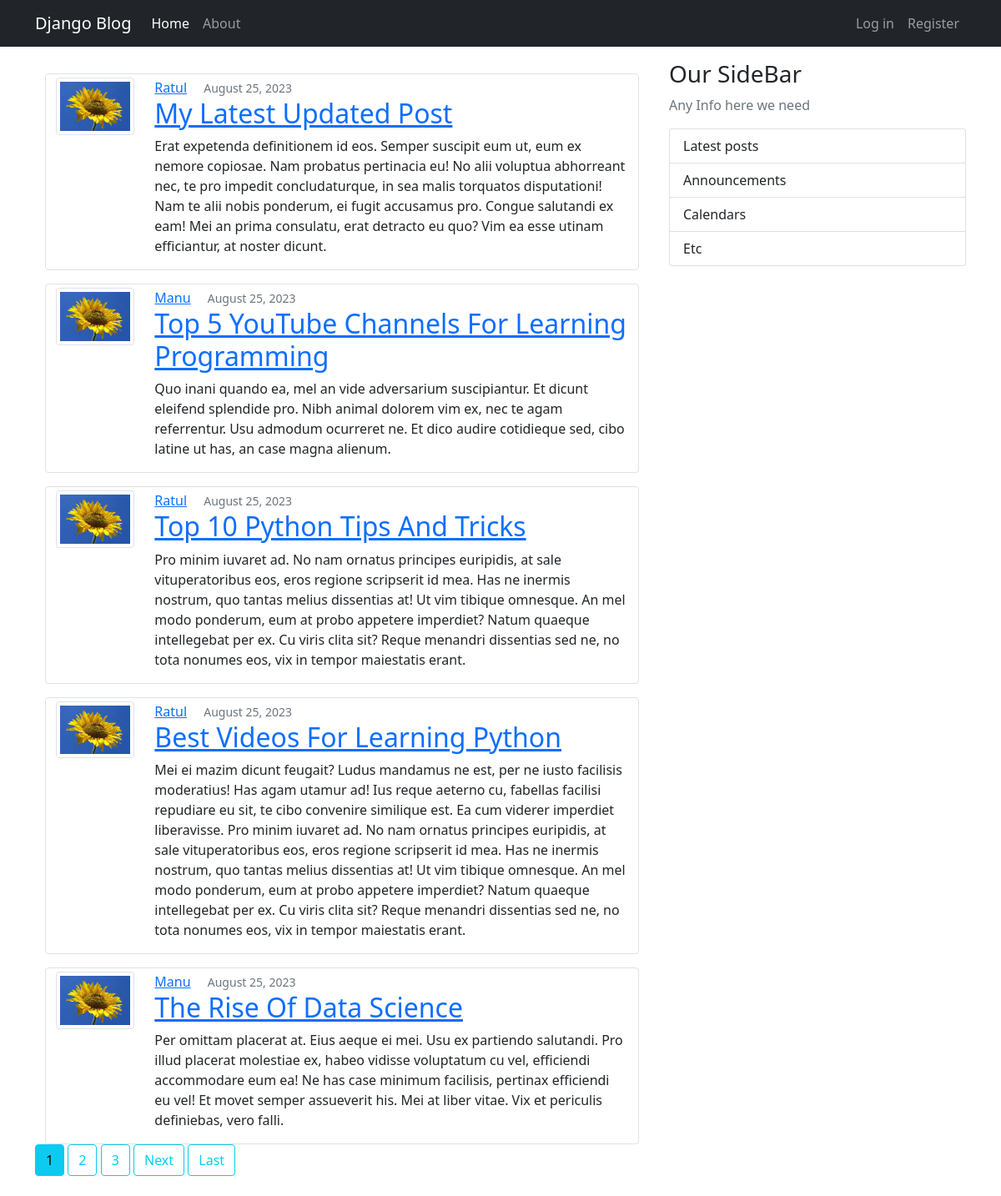
/, run on an earlier commit of the app's database.
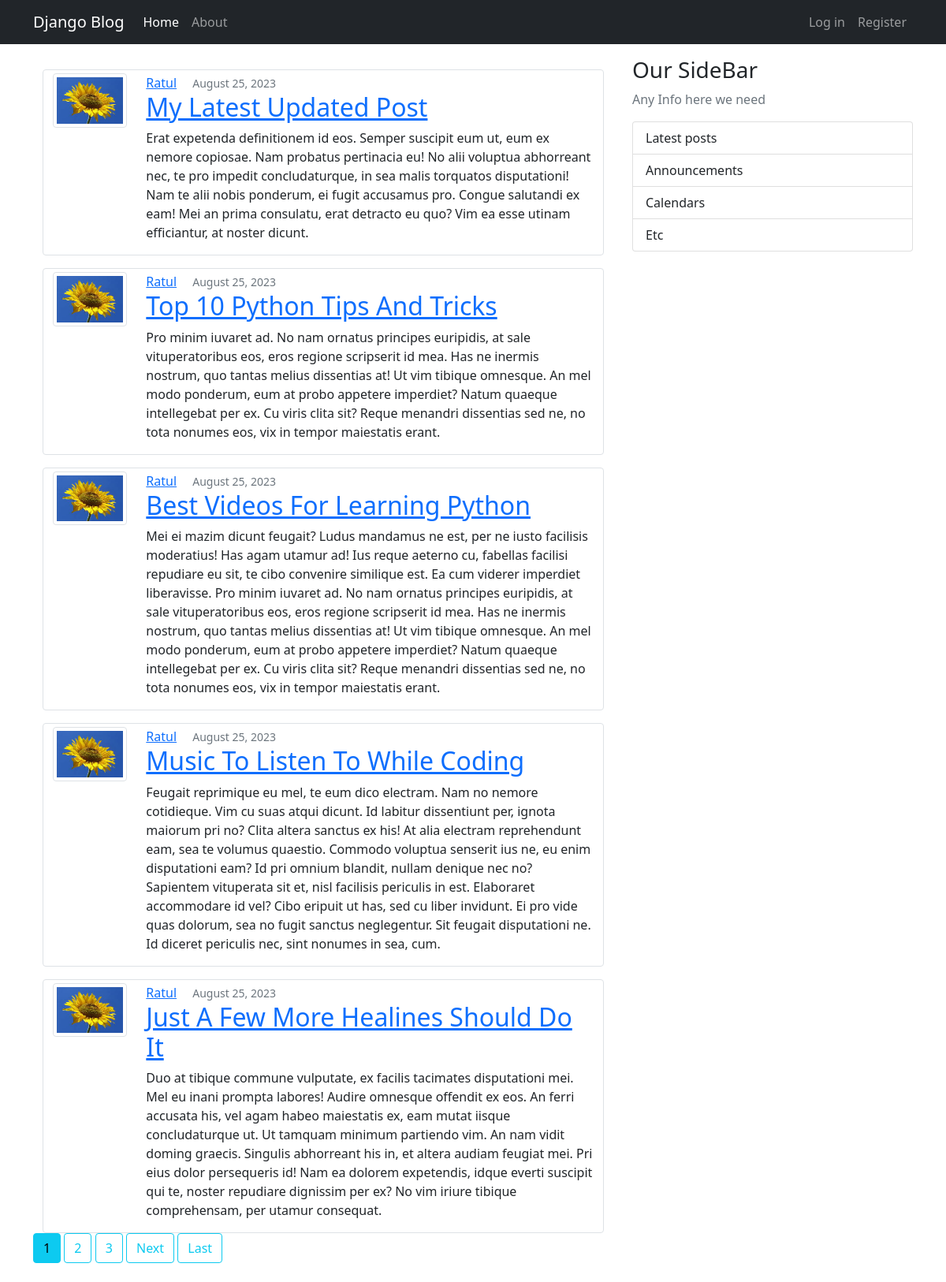
And on a later commit of the database.
### blog/models.py (models this page shows, shortened)
class Post(models.Model):
    title = models.CharField(max_length=100, default="empty content")
    content = models.TextField(default="empty content")
    date_posted = models.DateTimeField(default=timezone.now)
    author = models.ForeignKey(User, on_delete=models.CASCADE)

### users/models.py (models this page shows, shortened)
class Profile(models.Model):
    user = models.OneToOneField(User, on_delete=models.CASCADE)
    image = models.ImageField(default="default.jpg", upload_to='profile_pics')

### blog/views.py (the view)
# urls.py: path('', PostListView.as_view(), name='blog-home'),
class PostListView(ListView):
    model = Post
    context_object_name = 'posts'
    template_name = 'blog/home.html'  # <app>/<model>_<viewtype>.html
    ordering = ['-date_posted']
    paginate_by = 5

### blog/templates/blog/home.html (shortened to what this page needs)
{% extends "blog/base.html" %}
{% block content %}
    {% for post in posts %}
         <article class="media content-section">
         <div class="container">
          <div class="row border mt-3 rounded">
            <div class="col col-lg-2 mt-1">
                <img src="{{ post.author.profile.image.url }}" class="img-thumbnail">
            </div>
            <div class="col col-lg-10 mt-1">
                <div class="media-body">
                    <div class="article-metadata">
                    <a class="me-3 text-capitalize" href="{% url 'user-posts' post.author.username%}">{{ post.author }}</a>
                    <small class="text-muted" href="#">{{ post.date_posted|date:"F d, Y" }}</small>
                    </div>
                    <h2>
                        <a class="article-title text-capitalize" href="{% url 'post-detail' post.id %}">{{ post.title }}</a>
                    </h2>
                    <p class="article-content">{{ post.content }}</p>
                </div>
            </div>
          </div>
        </div>
         </article>
    {% endfor %}
    {% if is_paginated %}
        {% for num in page_obj.paginator.page_range %}
            {% if page_obj.number == num%}
                <a class="btn btn-info mb-4" href="?page={{ num }}">{{ num }}</a>
            {% elif num > page_obj.number|add:'-3' and num < page_obj.number|add:'3'%}
                <a class="btn btn-outline-info mb-4" href="?page={{ num }}">{{ num }}</a>
            {% endif %}
        {% endfor %}
        {% if page_obj.has_next %}
            <a class="btn btn-outline-info mb-4" href="?page={{ page_obj.next_page_number }}">Next</a>
            <a class="btn btn-outline-info mb-4" href="?page={{ page_obj.paginator.num_pages}}">Last</a>
        {% endif %}
    {% endif %}
{% endblock content %}

### blog/templates/blog/base.html (shortened to what this page needs)
{% load static %}
<!doctype html>
<html lang="en">
<head>
    <link href="https://cdn.jsdelivr.net/npm/bootstrap@5.0.2/dist/css/bootstrap.min.css" rel="stylesheet">
</head>
<body>
<nav class="navbar navbar-expand-md navbar-dark bg-dark mb-3">
      <div class="container">
        <a class="navbar-brand" href="#">Django Blog</a>
        <div class="collapse navbar-collapse" id="navbarSupportedContent">
          <ul class="navbar-nav me-auto mb-2 mb-lg-0">
            <li class="nav-item">
              <a class="nav-link active" aria-current="page" href="{% url 'blog-home' %}">Home</a>
            </li>
            <li class="nav-item">
              <a class="nav-link" href="{% url 'blog-about' %}">About</a>
            </li>
          </ul>
            <ul class="navbar-nav ml-auto">
                {% if user.is_authenticated %}
                    <li class="nav-item">
                        <a class="nav-link" href="{% url 'post-create' %}">New Post</a>
                    </li>
                    <li class="nav-item">
                        <a class="nav-link" href="{% url 'profile' %}">Profile</a>
                    </li>
                    <li class="nav-item">
                        <a class="nav-link" href="{% url 'logout' %}">Log Out</a>
                    </li>
                {% else %}
                    <li class="nav-item">
                        <a class="nav-link" href="{% url 'login' %}">Log in</a>
                    </li>
                    <li class="nav-item">
                        <a class="nav-link" href="{% url "register" %}">Register</a>
                    </li>
                {% endif %}
            </ul>
        </div>
      </div>
    </nav>
    <main role="main" class="container">
        <div class="row">
            <div class="col-md-8">
                {% block content %} {% endblock %}
            </div>
            <div class="col-md-4">
                <div class="content-section">
                    <h3>Our SideBar</h3>
                    <p class="text-muted">Any Info here we need
                        <ul class="list-group">
                            <li class="list-group-item list group-item-light">Latest posts</li>
                            <li class="list-group-item list group-item-light">Announcements</li>
                            <li class="list-group-item list group-item-light">Calendars</li>
                            <li class="list-group-item list group-item-light">Etc</li>
                        </ul>
                    </p>
                </div>
            </div>
        </div>
    </main>
</body>
</html>

What changed in the data, as far as the page shows it:
removed Post: author.profile.image (picture), author "Manu", date_posted "August 25, 2023", title "Top 5 YouTube Channels For Learning Programming", content "Quo inani quando ea, mel an vide adversarium suscipiantur. Et dicunt eleifend splendide pro. Nibh animal dolorem vim ex, nec te agam referrentur. Usu admodum ocurreret ne. Et dico audire cotidieque sed, cibo latine ut has, an case magna alienum."
removed Post: author.profile.image (picture), author "Manu", date_posted "August 25, 2023", title "The Rise Of Data Science", content "Per omittam placerat at. Eius aeque ei mei. Usu ex partiendo salutandi. Pro illud placerat molestiae ex, habeo vidisse voluptatum cu vel, efficiendi accommodare eum ea! Ne has case minimum facilisis, pertinax efficiendi eu vel! Et movet semper assueverit his. Mei at liber vitae. Vix et periculis definiebas, vero falli."
now on this page (row unchanged): Post: author.profile.image (picture), author "Ratul", date_posted "August 25, 2023", title "Music To Listen To While Coding", content "Feugait reprimique eu mel, te eum dico electram. Nam no nemore cotidieque. Vim cu suas atqui dicunt. Id labitur dissentiunt per, ignota maiorum pri no? Clita altera sanctus ex his! At alia electram reprehendunt eam, sea te volumus quaestio. Commodo voluptua senserit ius ne, eu enim disputationi eam? Id pri omnium blandit, nullam denique nec no? Sapientem vituperata sit et, nisl facilisis periculis in est. Elaboraret accommodare id vel? Cibo eripuit ut has, sed cu liber invidunt. Ei pro vide quas dolorum, sea no fugit sanctus neglegentur. Sit feugait disputationi ne. Id diceret periculis nec, sint nonumes in sea, cum."
now on this page (row unchanged): Post: author.profile.image (picture), author "Ratul", date_posted "August 25, 2023", title "Just A Few More Healines Should Do It", content "Duo at tibique commune vulputate, ex facilis tacimates disputationi mei. Mel eu inani prompta labores! Audire omnesque offendit ex eos. An ferri accusata his, vel agam habeo maiestatis ex, eam mutat iisque concludaturque ut. Ut tamquam minimum partiendo vim. An nam vidit doming graecis. Singulis abhorreant his in, et altera audiam feugiat mei. Pri eius dolor persequeris id! Nam ea dolorem expetendis, idque everti suscipit qui te, noster repudiare dignissim per ex? No vim iriure tibique comprehensam, per utamur consequat."
